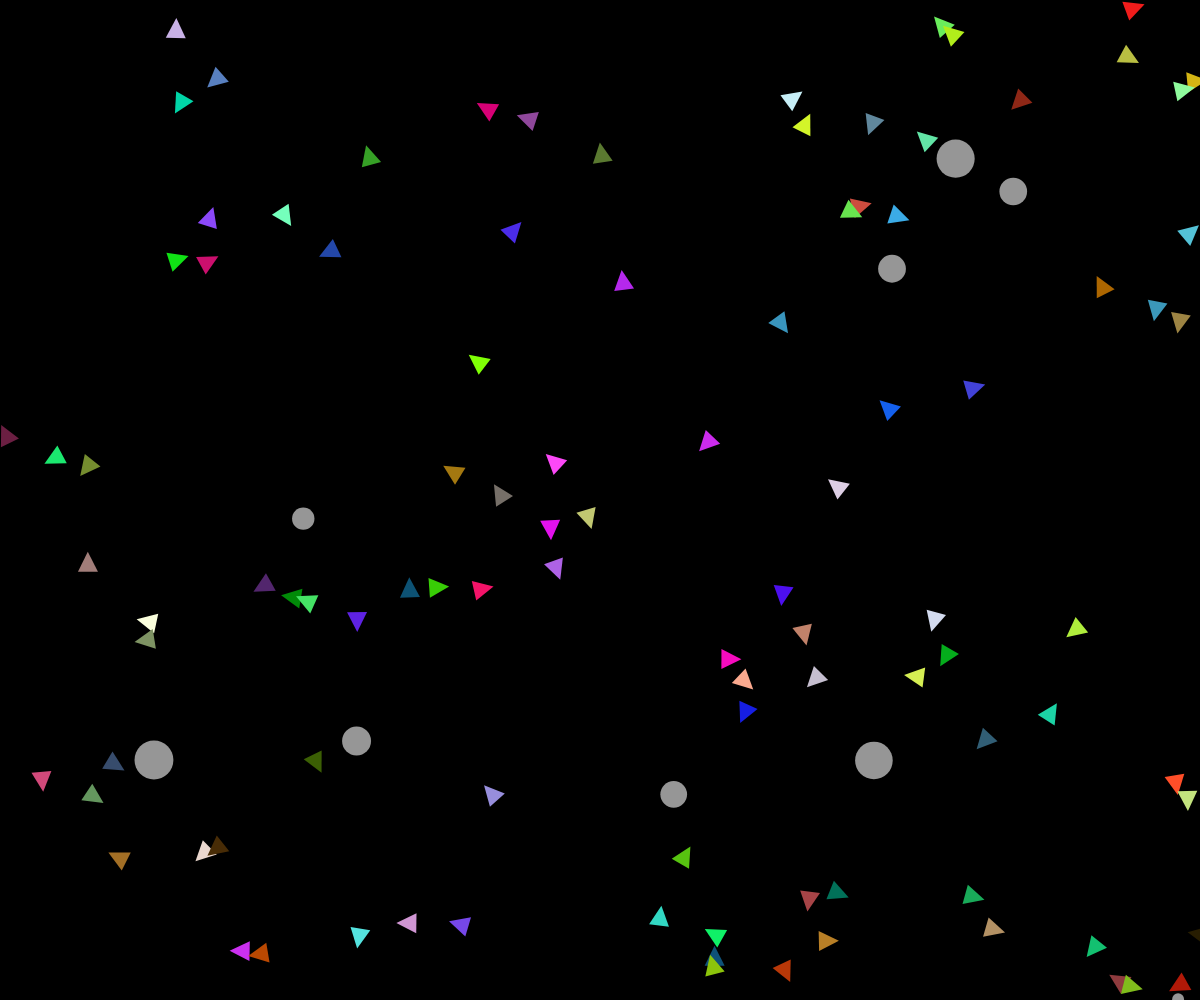
Frame 1 (no input)
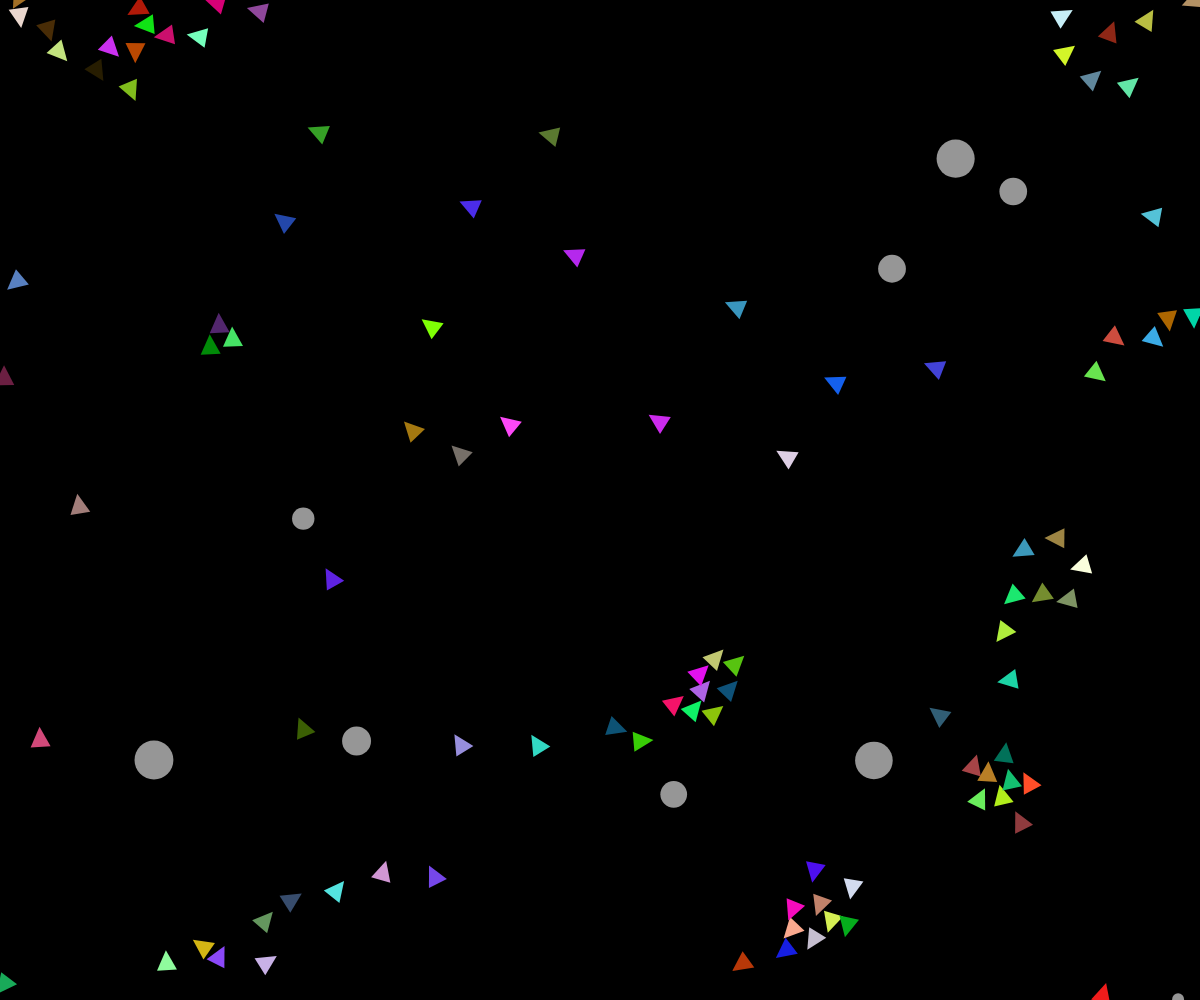
Frame 60 (no input)
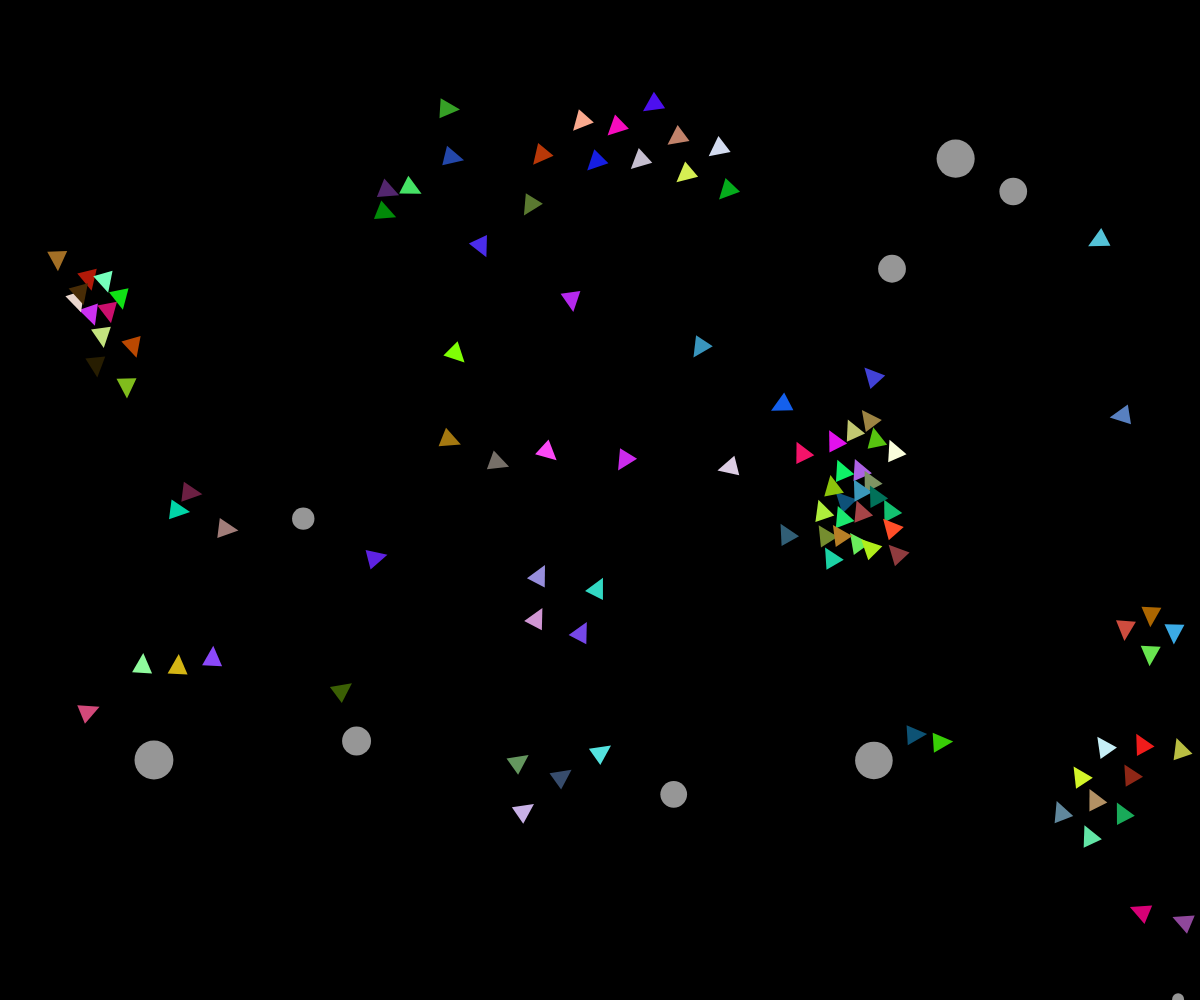
Frame 120 (the mouse pressed at the canvas centre since frame 60)

The p5.js sketch that drew these frames (run headless with seeded random() and noise() and a simulated clock; from frame 60 on, the mouse is pressed at the canvas centre):

// p5.js sketch
// ── sketch.js
let boids = [];
let obstacles = [];
let numBoids = 100;
let numObstacles = 10;
let alignWeight = 1;
let cohesionWeight = 1;
let separationWeight = 1;

function setup() {
  createCanvas(windowWidth, windowHeight);
  background(0);
  frameRate(30);

  for (let i = 0; i < numBoids; i++) {
    let x = random(width);
    let y = random(height);
    let vx = random(-1, 1);
    let vy = random(-1, 1);
    let c = color(random(255), random(255), random(255));
    boids.push(new Boid(x, y, vx, vy, c));
  }

  for (let i = 0; i < numObstacles; i++) {
    let x = random(width);
    let y = random(height);
    let size = random(10, 50);
    let c = color(255, 100, 100);
    obstacles.push(new Obstacle(x, y, size, c));
  }
}

function draw() {
  background(0);
  for (let i = 0; i < boids.length; i++) {
    let boid = boids[i];
    let align = createVector(0, 0);
    let cohesion = createVector(0, 0);
    let separation = createVector(0, 0);
    let count = 0;
    for (let j = 0; j < boids.length; j++) {
      if (i != j) {
        let other = boids[j];
        let distance = p5.Vector.dist(boid.position, other.position);
        if (distance < 50) {
          align.add(other.velocity);
          cohesion.add(other.position);
          let separate = p5.Vector.sub(boid.position, other.position);
          separate.normalize();
          separate.mult(1 / distance);
          separation.add(separate);
          count++;
        }
      }
    }
    if (count > 0) {
      align.div(count);
      align.normalize();
      align.mult(alignWeight);
      cohesion.div(count);
      cohesion.sub(boid.position);
      cohesion.setMag(5);
      cohesion.mult(cohesionWeight);
      separation.div(count);
      separation.setMag(5);
      separation.mult(separationWeight);
    }
    let mouse = createVector(mouseX, mouseY);
    let seek = boid.seek(mouse);
    let avoid = boid.avoid(obstacles);
    boid.applyForce(align);
    boid.applyForce(cohesion);
    boid.applyForce(separation);
    boid.applyForce(seek);
    boid.applyForce(avoid);
    boid.update();
    boid.display();
  }
  for (let obstacle of obstacles) {
    obstacle.display();
  }


}

// ── boid.js
class Boid {
    // 1. Create a constructor function for the Boid class.
    constructor(x, y, vx, vy, c) {
        this.position = createVector(x, y);
        this.velocity = createVector(vx, vy);
        this.acceleration = createVector(0, 0);
        this.size = 10;
        this.color = c;
    }

    // 2. Create a function called update() that updates the position of the boid.
    update() {
        this.velocity.add(this.acceleration);
        this.velocity.limit(5);
        this.position.add(this.velocity);
        this.acceleration.mult(0);
        this.wrap();
    }

    // 3. Create a function called applyForce() that adds a force to the acceleration.
    applyForce(force) {

        this.acceleration.add(force);
    }

    // 4. Create a function called seek() that steers the boid towards a target.
    seek(target) {
        let desired = p5.Vector.sub(target, this.position);
        desired.setMag(1);
        let steer = p5.Vector.sub(desired, this.velocity);
        steer.limit(.1);
        this.applyForce(steer);
    }

    // method to avoid obstacles in a given array
    avoid(obstacles) {
        let desired = createVector(0, 0);
        let steer = createVector(0, 0);
        for (let i = 0; i < obstacles.length; i++) {
            let obstacle = obstacles[i];
            let d = p5.Vector.dist(this.position, obstacle.position);
            if (d < obstacle.size) {
                desired = p5.Vector.sub(this.position, obstacle.position);
                desired.setMag(1);
                steer = p5.Vector.sub(desired, this.velocity);
                steer.limit(0.1);
                this.applyForce(steer);
            }
        }
    }

    //method to display the boid
    display() {
        push();
        translate(this.position.x, this.position.y);
        rotate(this.velocity.heading());
        fill(this.color);
        noStroke();
        triangle(-this.size, -this.size, this.size, 0, -this.size, this.size);
        pop();
    }

    //method to wrap the boid around the screen
    wrap() {
        if (this.position.x > width) {
            this.position.x = 0;
        } else if (this.position.x < 0) {
            this.position.x = width;
        }
        if (this.position.y > height) {
            this.position.y = 0;
        } else if (this.position.y < 0) {
            this.position.y = height;
        }
    }





}
// ── obstacles.js
class Obstacle {
    constructor(x, y, size, c) {
        this.position = createVector(x, y);
        this.size = size;
        this.color = color(255, 255, 255, 150);
    }

    //method to display the obstacle
    display() {

        push();
        translate(this.position.x, this.position.y);
        fill(this.color);
        noStroke();
        ellipse(100, 100, this.size, this.size);
        pop();
    }
}
